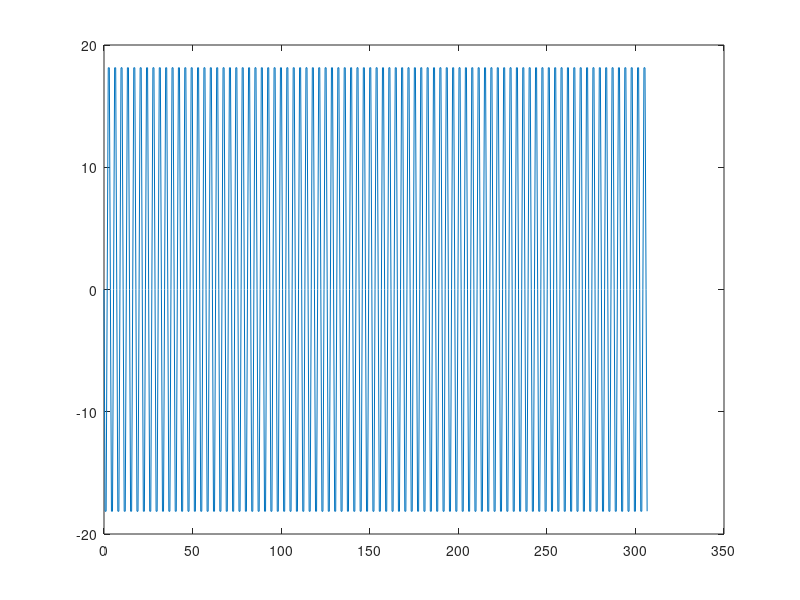
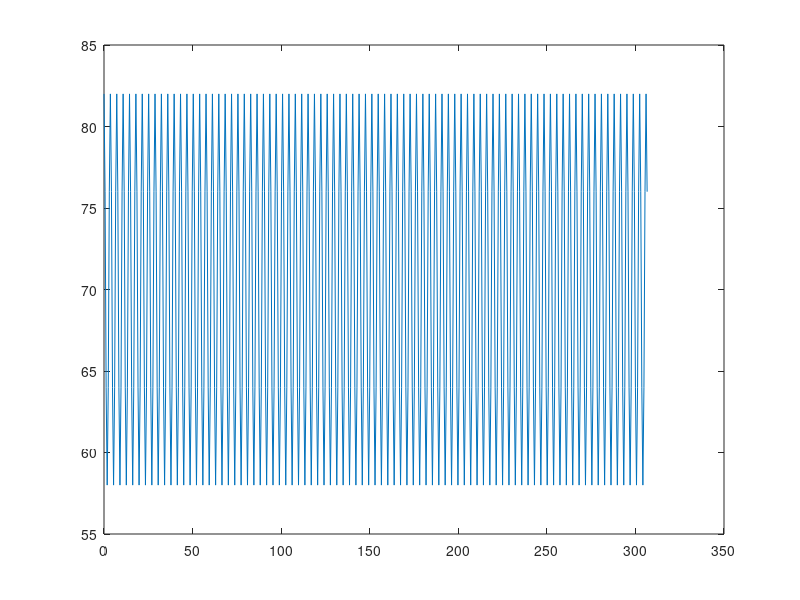

Here is the MATLAB script that generated these plots, in order: (Note: this script raises an error after producing the figures.)
ts=0.6;
fs=1/ts

N=512;
k=0:N-1;
td=k*ts;
p0=70;
f0=fs/6;%cumpliendo el teorema de nyquist
w=2*pi*f0
v0=12;
x_n=-(v0*w)*sin(w*td);
plot(td,x_n)
p=[x_n ;zeros(1,N)]'
%%
A=v0;
p_n=p0+A*cos(w*td);
figure
plot(td,p_n)
%%
b=30%cm distancia entre robots o markers de la base del triangulo isosceles
a=sqrt(p_n.^2+ (b/2)^2);%lados iguales del triangulo isosceles
h=p_n;
alpha123=asin(h./a);
alpha312=asin(b/2./a);
alpha231=pi-alpha123-alpha312;

pn=[1:N] ;
for i=2:N
    Dalpha123=(alpha123(i)-alpha123(i-1))/ts;
    Dalpha312=(alpha312(i)-alpha312(i-1))/ts;
    Dalpha231=(alpha231(i)-alpha231(i-1))/ts;
    m2_21=M2_21(alpha123(i),alpha312(i),alpha231(i),Dalpha231,Dalpha123,Dalpha312);
    m2_12=M2_12(alpha123(i),alpha312(i),Dalpha123,Dalpha312);
    m2_123=M2_123(alpha123(i),alpha231(i),Dalpha123,Dalpha231,m2_12,m2_21);
    M2_123_inv=inv(m2_123);
    pn=M2_123_inv*[sin(alpha123(i)).*rot(alpha312(i))'.*p(i,[1 2]) - sin(alpha231(i)).*p(i,[1 2]);sin(alpha231(i)).*rot(alpha231(i))'.*p(i,[1 2])]

end